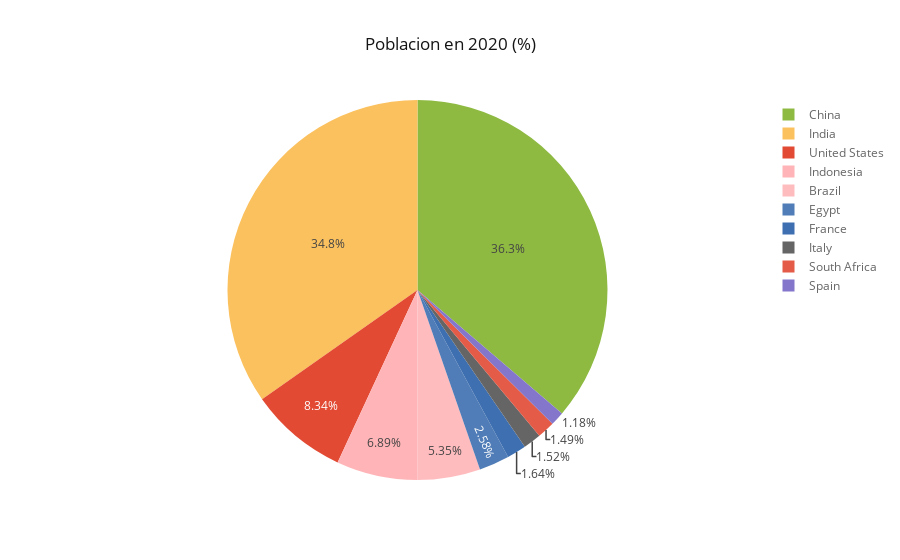

Notebook cell for this chart:
### Markdown cell above
### Piechart (grafico circular / de tarta)

### Code cell
#muestro el porcentaje de poblacion en 2020
#primero reseteo los index del dataframe para obtener el campo pais (country) como columna en vez de como index
df_population_2020 = df_population_2020.reset_index()

#en la columna aparece "2020.0" ya que es un valor numerico, por lo que la renombro a "2020" (como cadena)
df_population_2020 = df_population_2020.rename(columns={2020:'2020'})

# plotting
df_population_2020.iplot(kind='pie', labels='country', values='2020', title='Poblacion en 2020 (%)')

### Figure 1 — Plotly figure (JSON) as saved in the notebook; plotly's stock layout.template omitted (floating-point values rounded to 4 significant figures)
{"data": [{"labels": ["United States", "France", "Spain", "Italy", "India", "China", "Indonesia", "Brazil", "South Africa", "Egypt"], "marker": {"colors": ["rgba(226, 74, 51, 1.0)", "rgba(62, 111, 176, 1.0)", "rgba(132, 118, 202, 1.0)", "rgba(101, 101, 101, 1.0)", "rgba(251, 193, 94, 1.0)", "rgba(142, 186, 66, 1.0)", "rgba(255, 181, 184, 1.0)", "rgba(255, 181, 184, 0.8999999999999999)", "rgba(226, 74, 51, 0.8999999999999999)", "rgba(62, 111, 176, 0.8999999999999999)"]}, "name": "", "type": "pie", "values": [331002651, 65273511, 46754778, 60461826, 1380004385, 1439323776, 273523615, 212559417, 59308690, 102334404]}], "layout": {"legend": {"bgcolor": "#FFFFFF", "font": {"color": "#666666"}}, "paper_bgcolor": "#FFFFFF", "plot_bgcolor": "#E5E5E5", "title": "Poblacion en 2020 (%)", "titlefont": {"color": "#151516"}}}
